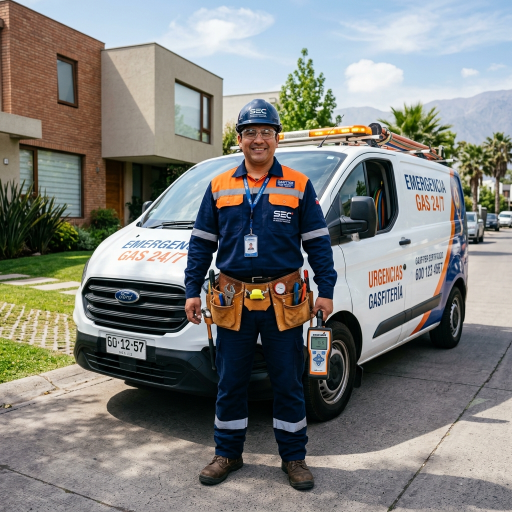
#> input picture assets/images/hero-home-main.png, 1024 x 1024 px (shown at 1/2 size); its folder holds 8 pictures in this run
$ python generate_og.py
#> lines starting #> are read from the running program, lines starting #| are printed output that depends on the picture
import os
from PIL import Image, ImageDraw, ImageFont

def draw_pulse_dot(draw, cx, cy, radius=6, color=(34, 197, 94, 255), ring_color=(34, 197, 94, 120)):
    draw.ellipse([cx - radius - 4, cy - radius - 4, cx + radius + 4, cy + radius + 4], fill=ring_color)
    draw.ellipse([cx - radius, cy - radius, cx + radius, cy + radius], fill=color)

def draw_check_badge(draw, x, y, size=20, bg_color=(16, 185, 129, 255), check_color=(255, 255, 255, 255)):
    r = size // 2
    cx, cy = x + r, y + r
    draw.ellipse([x, y, x + size, y + size], fill=bg_color)
    points = [
        (cx - 5, cy),
        (cx - 1, cy + 4),
        (cx + 6, cy - 4)
    ]
    draw.line(points[:2], fill=check_color, width=3)
    draw.line(points[1:], fill=check_color, width=3)

def fit_font_size(text, font_path, max_width, initial_size, min_size=12, bold=True):
    size = initial_size
    while size >= min_size:
        font = ImageFont.truetype(font_path, size)
        # calculate width
        bbox = font.getbbox(text)
        text_w = bbox[2] - bbox[0]
        if text_w <= max_width:
            return font, size
        size -= 1
    return ImageFont.truetype(font_path, min_size), min_size

def generate_banner(
    filename_base,
    photo_path,
    pill1_text,
    pill2_text,
    title_text,
    subtitle_text,
    bullets,
    photo_badge_text="INSTALADOR AUTORIZADO SEC CLASE 1",
    photo_offset_ratio=0.28
):
#> called with filename_base = 'og-share-gasfiter', photo_path = 'assets/images/hero-home-main.png', pill1_text = 'EMERGENCIAS 24/7  •  LLEGADA 30 A 45 MIN', pill2_text = 'COBERTURA TOTAL EN TODAS LAS COMUNAS RM', title_text = 'GÁSFITER CERTIFICADO SEC', photo_badge_text = 'INSTALADOR AUTORIZADO SEC CLASE 1', photo_offset_ratio = 0.28
    width = 1200
    height = 630
    font_dir = "C:/Windows/Fonts"
    bold_font_path = os.path.join(font_dir, "segoeuib.ttf")
    reg_font_path = os.path.join(font_dir, "segoeui.ttf")

    # 1. Base navy gradient
    base = Image.new('RGBA', (width, height), (7, 21, 48, 255))
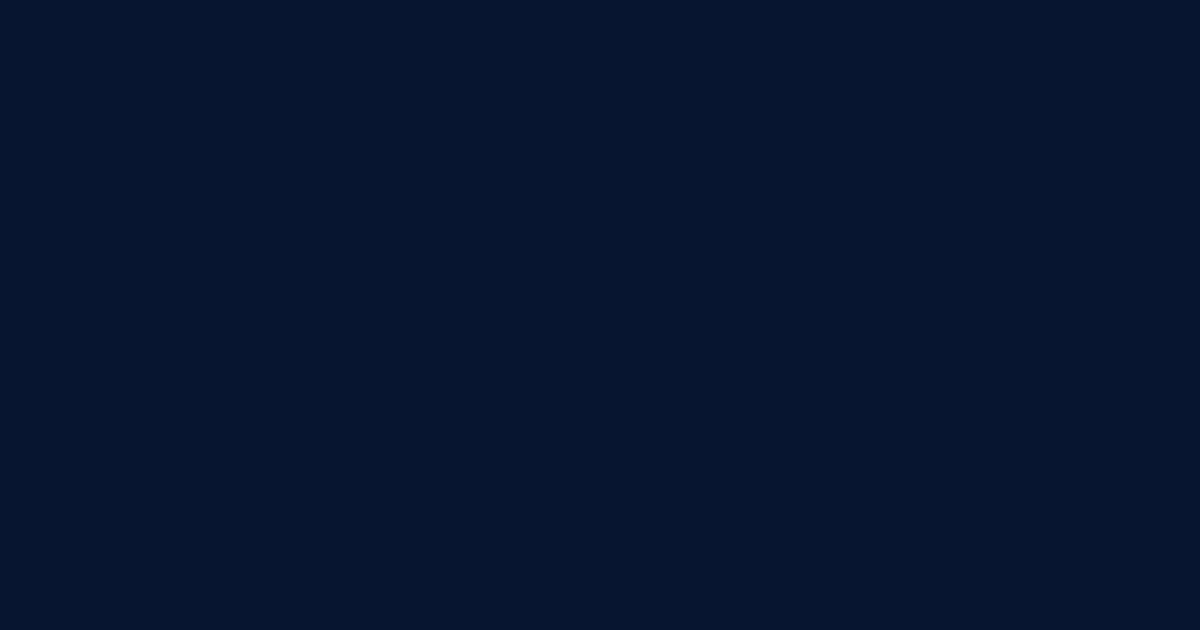
#> base: PIL image 1200x630 RGBA; mean R, G, B, A 7, 21, 48, 255
    draw = ImageDraw.Draw(base)

    for y in range(height):
        factor = y / height
        r = int(7 + 10 * factor)
        g = int(21 + 22 * factor)
        b = int(48 + 46 * factor)
        draw.line([(0, y), (width, y)], fill=(r, g, b, 255))

    # Top & Bottom accent lines
    draw.rectangle([0, 0, width, 5], fill=(220, 38, 38, 255))
    draw.rectangle([0, height - 6, width, height], fill=(245, 158, 11, 255))

    # 2. Right panel - Photo
    photo_img = Image.open(photo_path).convert('RGBA')
    box_w, box_h = 490, 540
    box_x, box_y = 665, 45

    tw, th = photo_img.size
#> tw = 1024; th = 1024
    target_aspect = box_w / box_h
    current_aspect = tw / th
#> current_aspect = 1

    if current_aspect > target_aspect:
        new_w = int(th * target_aspect)
#> new_w = 929
        offset_x = (tw - new_w) // 2
#> offset_x = 47
        crop_box = (offset_x, 0, offset_x + new_w, th)
#> crop_box = (47, 0, 976, 1024)
    else:
        new_h = int(tw / target_aspect)
        offset_y = int((th - new_h) * photo_offset_ratio)
        crop_box = (0, offset_y, tw, offset_y + new_h)

    photo_cropped = photo_img.crop(crop_box).resize((box_w, box_h), Image.Resampling.LANCZOS)
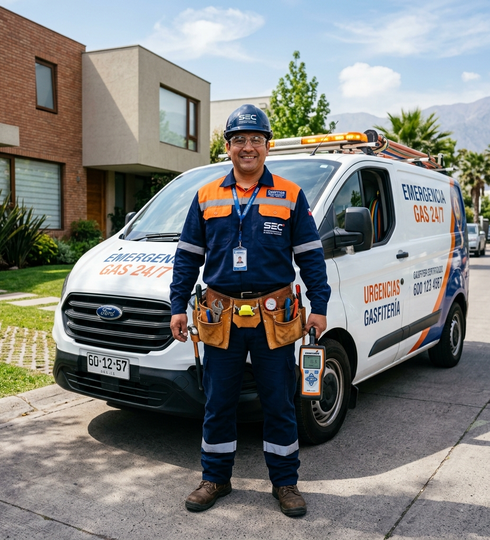
#> photo_cropped: PIL image 490x540 RGBA; mean R, G, B, A 125.8, 126.6, 123.8, 255

    # Rounded photo mask
    mask = Image.new('L', (box_w, box_h), 0)
#> mask: PIL image 490x540 L; every value is 0
    mask_draw = ImageDraw.Draw(mask)
    mask_draw.rounded_rectangle([0, 0, box_w, box_h], radius=22, fill=255)

    # Frame border
    frame = Image.new('RGBA', (box_w + 12, box_h + 12), (0, 0, 0, 0))
#> frame: PIL image 502x552 RGBA; every value is 0
    fdraw = ImageDraw.Draw(frame)
    fdraw.rounded_rectangle([0, 0, box_w + 10, box_h + 10], radius=26, outline=(245, 158, 11, 220), width=4)
    base.alpha_composite(frame, (box_x - 5, box_y - 5))
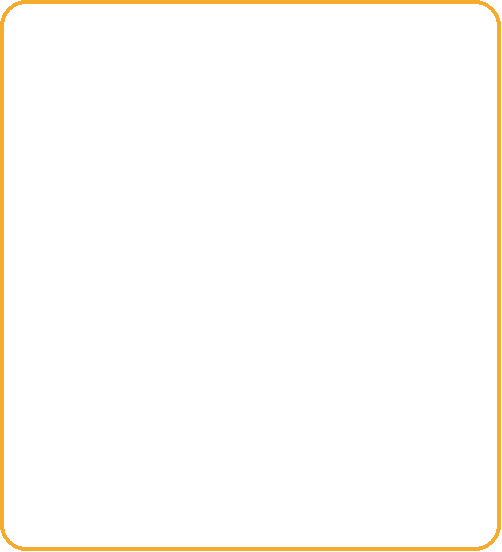
#> frame: PIL image 502x552 RGBA; mean R, G, B, A 7.2, 4.7, 0.3, 6.5; transparent parts drawn white
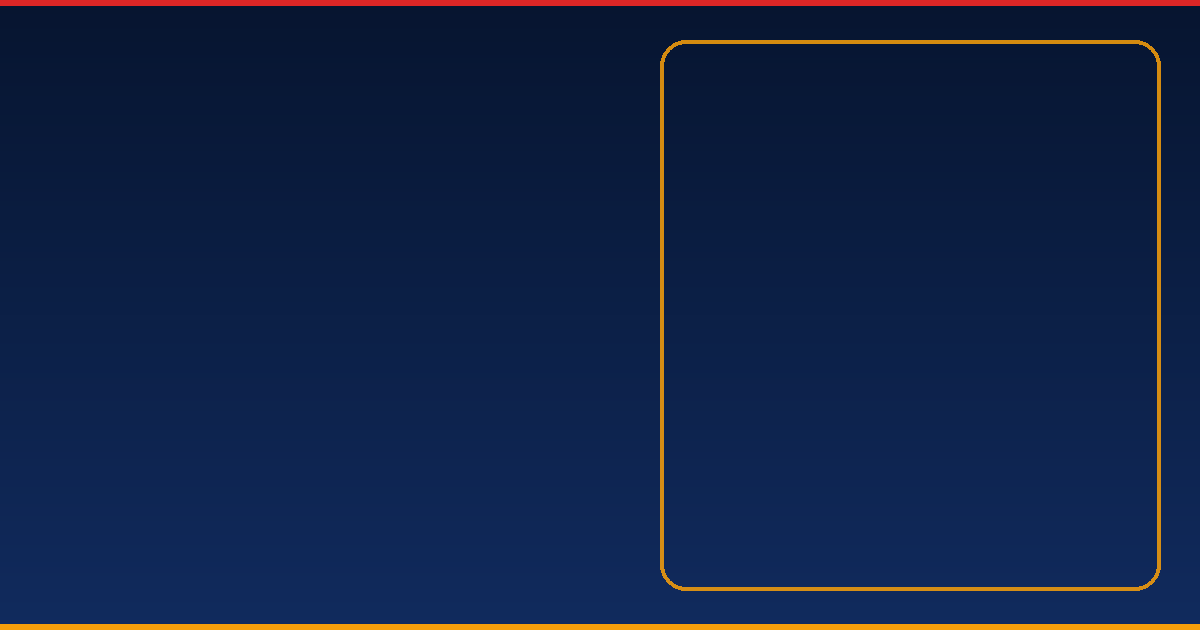
#> base: PIL image 1200x630 RGBA; mean R, G, B, A 17.9, 33.9, 69, 255

    # Paste photo
    base.paste(photo_cropped, (box_x, box_y), mask)
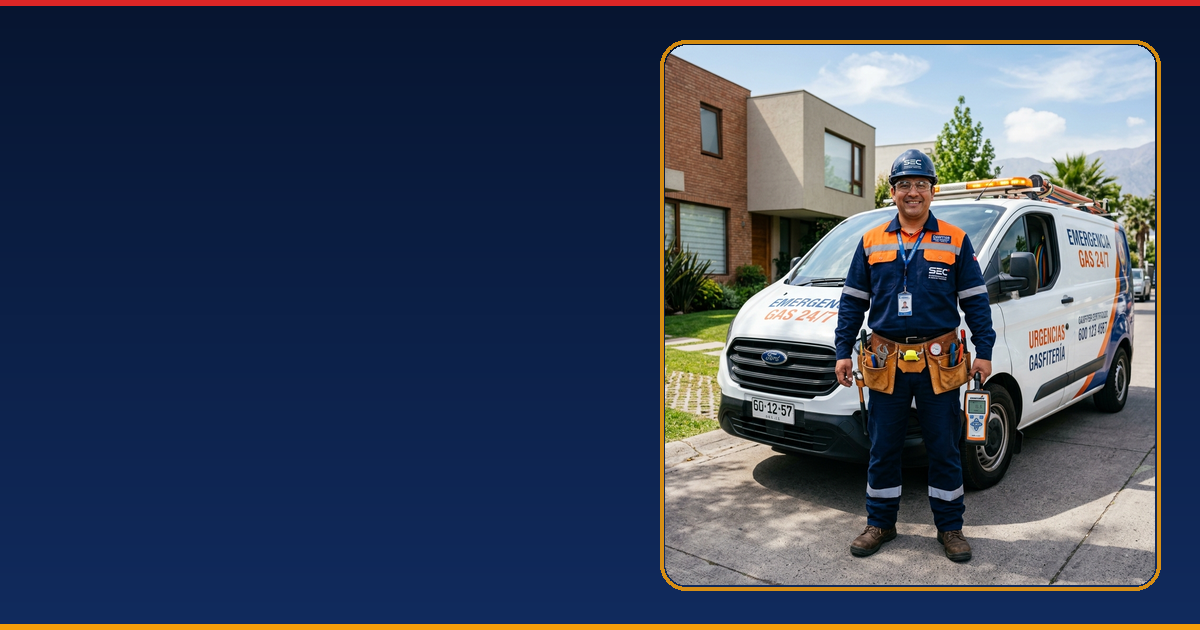
#> base: PIL image 1200x630 RGBA; mean R, G, B, A 57.8, 67.2, 87.7, 255

    # Photo Badge at bottom of photo
    badge_w, badge_h = 450, 48
    badge_x = box_x + (box_w - badge_w) // 2
    badge_y = box_y + box_h - 60

    badge_img = Image.new('RGBA', (badge_w, badge_h), (0, 0, 0, 0))
#> badge_img: PIL image 450x48 RGBA; every value is 0
    bdraw = ImageDraw.Draw(badge_img)
    bdraw.rounded_rectangle([0, 0, badge_w, badge_h], radius=14, fill=(11, 25, 55, 235), outline=(245, 158, 11, 240), width=2)
    base.alpha_composite(badge_img, (badge_x, badge_y))
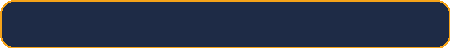
#> badge_img: PIL image 450x48 RGBA; mean R, G, B, A 26.9, 33.9, 51.6, 233.8; transparent parts drawn white
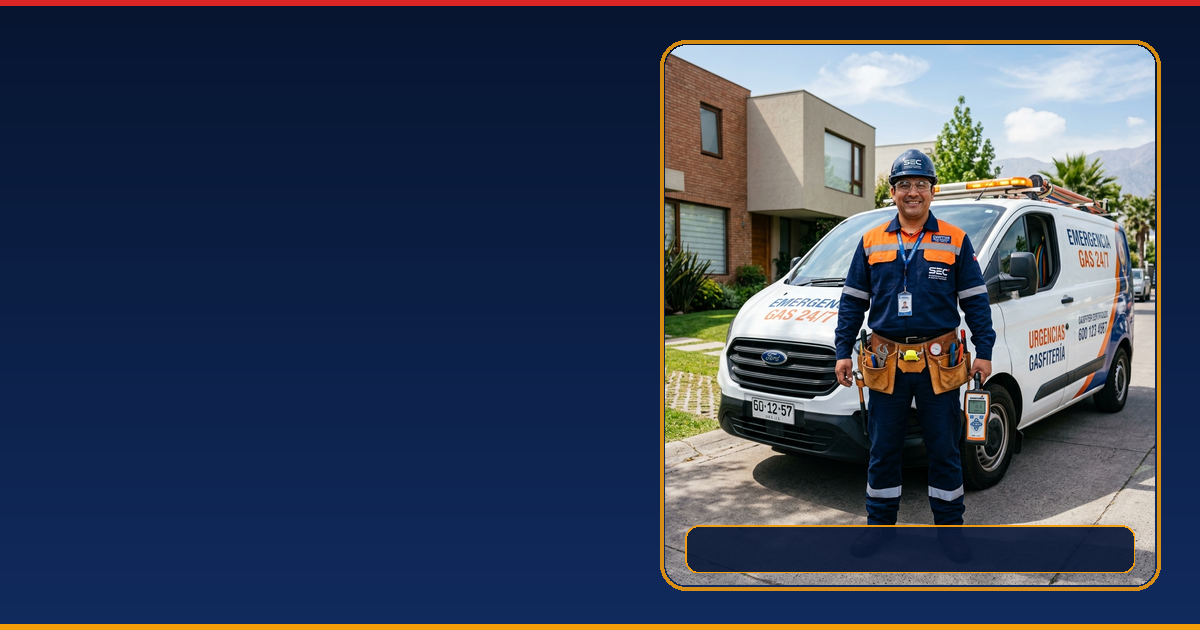
#> base: PIL image 1200x630 RGBA; mean R, G, B, A 54.9, 64.6, 85.6, 255

    font_sec_badge, _ = fit_font_size(photo_badge_text, bold_font_path, badge_w - 70, 18, min_size=13)
    draw_pulse_dot(draw, badge_x + 28, badge_y + 24, radius=6, color=(34, 197, 94, 255), ring_color=(34, 197, 94, 120))
    draw.text((badge_x + 48, badge_y + 13), photo_badge_text, font=font_sec_badge, fill=(255, 255, 255, 255))

    # 3. Left Content:
    # Logo
    logo_path = 'assets/images/logo.webp'
#> (the run stopped early here; a loop or call above may not have finished)
